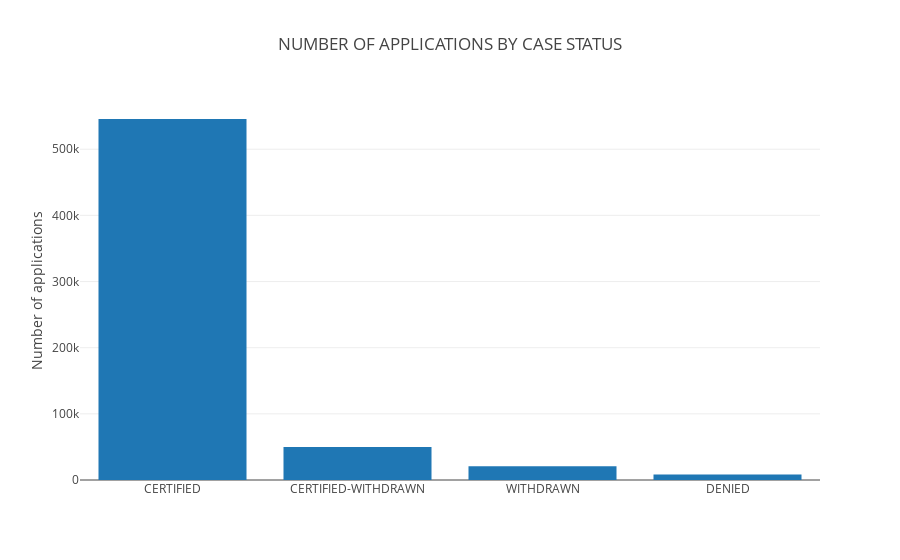

The notebook cell saved with this chart:
### Code cell
dftop = df.groupby('CASE_STATUS',as_index=False).count().sort_values('countvar',ascending= False)[['CASE_STATUS','countvar']]
t1 = go.Bar(x=dftop.CASE_STATUS.values,y=dftop.countvar.values,name='top30')
layout = go.Layout(dict(title= "NUMBER OF APPLICATIONS BY CASE STATUS ",yaxis=dict(title="Number of applications")))
data = [t1]
fig =go.Figure(data,layout)
iplot(fig)

### Figure 1 — Plotly figure (JSON) as saved in the notebook; plotly's stock layout.template omitted (floating-point values rounded to 4 significant figures)
{"data": [{"name": "top30", "type": "bar", "uid": "6ede1f11-69fa-4a48-947a-f507592ddc10", "x": ["CERTIFIED", "CERTIFIED-WITHDRAWN", "WITHDRAWN", "DENIED"], "y": [545672, 49701, 20759, 8412]}], "layout": {"title": {"text": "NUMBER OF APPLICATIONS BY CASE STATUS "}, "yaxis": {"title": {"text": "Number of applications"}}}}
